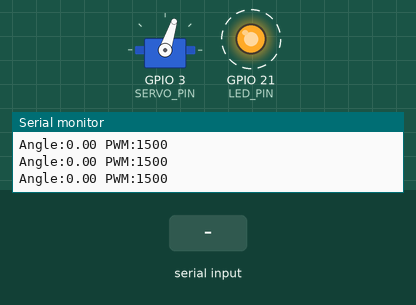
The sketch below on a simulated Seeed XIAO ESP32-S3. Parts: servo, output pins drawn as LEDs (lit = HIGH), the last lines printed to the serial monitor. Dashed ring = blinking. The test bench sets the inputs (shaded band). Pins used as bus, display or sensor lines are not drawn.

Above: at 4.2 s.
4.3 s: "g" received over Serial
At 5.4 s:
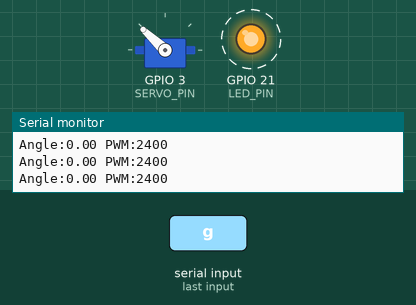
7.3 s: "s" received over Serial
At 7.9 s:
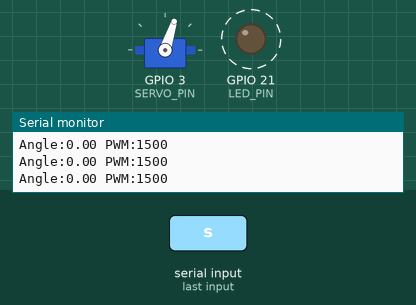
Timing chart, 0 to 16.3 s (numbered marks = the images above; inputs shaded):
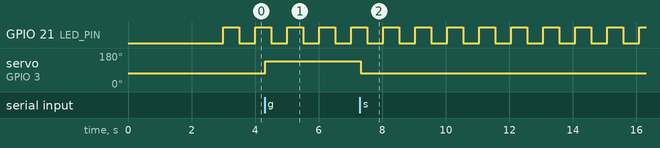

The sketch:

servo_manual_test.ino
```cpp
#include <ESP32Servo.h>
#include <SPI.h>

// --- Pin Definitions (SAFE PINOUT) ---
const int CS_PIN = D3;   // SPI Chip Select
const int SCK_PIN = D8;  // SPI Clock
const int MISO_PIN = D4; // SPI MISO (Safe Pin)
const int MOSI_PIN = D5; // SPI MOSI (Safe Pin)
const int SERVO_PIN = D2;   // Servo Control Pin
const int LED_PIN = 21;     // Xiao ESP32S3 User LED

// --- Constants ---
const int PWM_STOP = 1500;
const int PWM_SLOW = 2400; // Slowly Move one way

Servo myServo;

// Global tracking
float currentAngle = 0;
int currentPWM = PWM_STOP;

// Function Prototypes
float readAngleSPI();

void setup() {
  // Safety Delay for USB
  delay(3000);

  Serial.begin(115200);

  // LED Setup
  pinMode(LED_PIN, OUTPUT);

  // SPI Setup
  pinMode(CS_PIN, OUTPUT);
  digitalWrite(CS_PIN, HIGH);
  SPI.begin(SCK_PIN, MISO_PIN, MOSI_PIN, CS_PIN);

  // Servo Setup
  ESP32PWM::allocateTimer(0);
  ESP32PWM::allocateTimer(1);
  ESP32PWM::allocateTimer(2);
  ESP32PWM::allocateTimer(3);
  myServo.setPeriodHertz(50);
  myServo.attach(SERVO_PIN, 500, 3000);
  myServo.writeMicroseconds(PWM_STOP);

  // Wait for Serial
  unsigned long startWait = millis();
  while (!Serial && millis() - startWait < 5000) {
    delay(10);
  }
  Serial.println("Manual Control Ready.");
  Serial.println("Commands:");
  Serial.println(" g : Go Slow (PWM 1550)");
  Serial.println(" s : Stop (PWM 1500)");
}

void loop() {
  // 1. Handle Serial Input
  if (Serial.available()) {
    char c = Serial.read();
    if (c == 'g') {
      currentPWM = PWM_SLOW;
      Serial.println("CMD: GO");
    } else if (c == 's') {
      currentPWM = PWM_STOP;
      Serial.println("CMD: STOP");
    }

    // Update Servo
    myServo.writeMicroseconds(currentPWM);
  }

  // 2. Read and Stream Data
  currentAngle = readAngleSPI();

  Serial.print("Angle:");
  Serial.print(currentAngle);
  Serial.print(" PWM:");
  Serial.println(currentPWM);

  // 3. Heartbeat
  static unsigned long lastBlink = 0;
  if (millis() - lastBlink > 500) {
    lastBlink = millis();
    digitalWrite(LED_PIN, !digitalRead(LED_PIN));
  }

  delay(50); // Simple loop delay
}

// Read Angle from AS5048A via SPI (Mode 1)
float readAngleSPI() {
  SPI.beginTransaction(SPISettings(1000000, MSBFIRST, SPI_MODE1));
  digitalWrite(CS_PIN, LOW);
  uint16_t rawData = SPI.transfer16(0xFFFF);
  digitalWrite(CS_PIN, HIGH);
  SPI.endTransaction();

  // Tiny delay
  delayMicroseconds(1);

  uint16_t angleData = rawData & 0x3FFF;
  return (float)angleData / 16383.0 * 360.0;
}
```

Measured:
- after the input at 4.3 s, servo on GPIO 3 (SERVO_PIN): 72° → 137° at once
- after the input at 7.3 s, servo on GPIO 3 (SERVO_PIN): 137° → 72° at once
- by itself, GPIO 21 (LED_PIN): alternates HIGH for 0.50 s and LOW for 0.50 s
